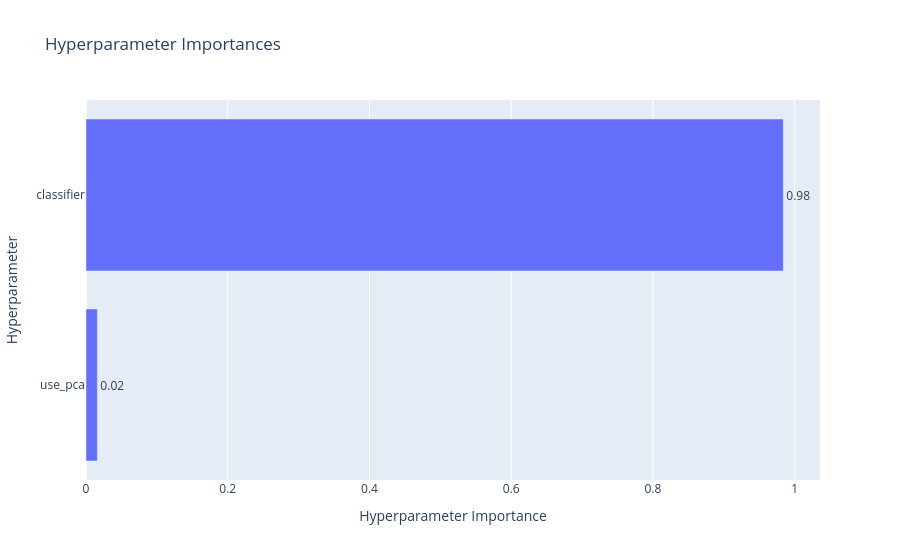

Notebook code cell kept with this figure:
### Markdown cell above
### 2. Importancia de los Hiperparámetros

Este gráfico analiza estadísticamente qué parámetros impactaron de forma más significativa en el rendimiento final del modelo.
 

*Si la elección del 'classifier' (algoritmo) tiene una barra larga, significa que cambiar de un algoritmo a otro hizo una diferencia drástica en el rendimiento.*

### Code cell
# Generamos el gráfico de importancia relativa de cada hiperparámetro
plot_param_importances(study)

### Figure 1 — Plotly figure (JSON) as saved in the notebook; plotly's stock layout.template omitted (floating-point values rounded to 4 significant figures)
{"data": [{"cliponaxis": false, "hovertemplate": ["use_pca (CategoricalDistribution): 0.016034898932797515<extra></extra>", "classifier (CategoricalDistribution): 0.9839651010672025<extra></extra>"], "name": "Objective Value", "orientation": "h", "text": ["0.02", "0.98"], "textposition": "outside", "type": "bar", "x": [0.01603, 0.984], "y": ["use_pca", "classifier"]}], "layout": {"title": {"text": "Hyperparameter Importances"}, "xaxis": {"title": {"text": "Hyperparameter Importance"}}, "yaxis": {"title": {"text": "Hyperparameter"}}}}
